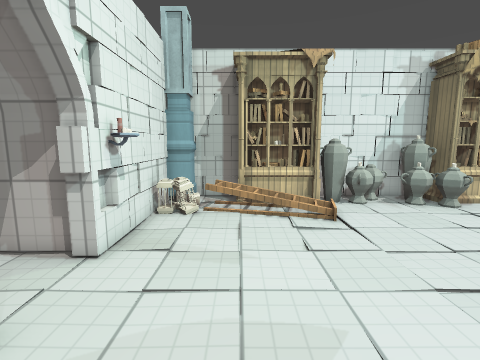
[1] (above)

17 first-person views from a walk through a Godot game level. The camera is 1.5 m above the floor, tilts 8° down and sees 85° across. The floor is counted in squares, 0.5 m on a side. Each view is taken from the middle of a square. On the plan, view 1 faces up. The plan holds only what a view shows up to about 19 squares ahead; the rest is blank. The place goes on beyond the plan. Surface patterns are stand-ins for the level's own textures.

[2]
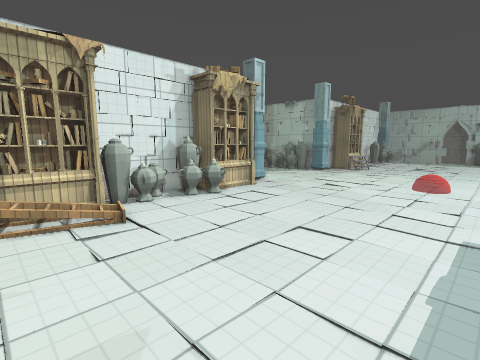

[3]
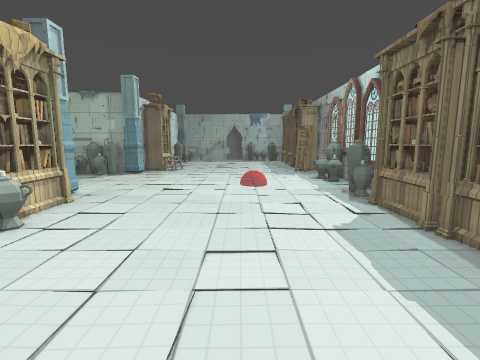

[4]
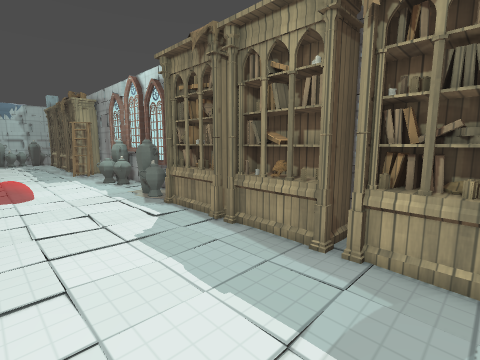

[5]
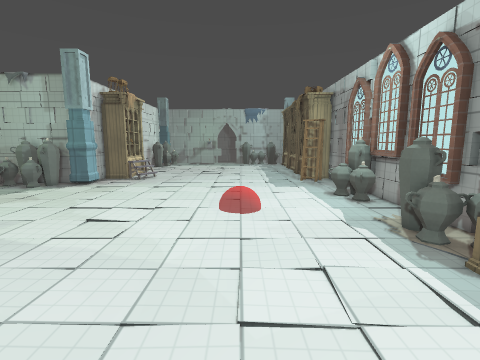

[6]
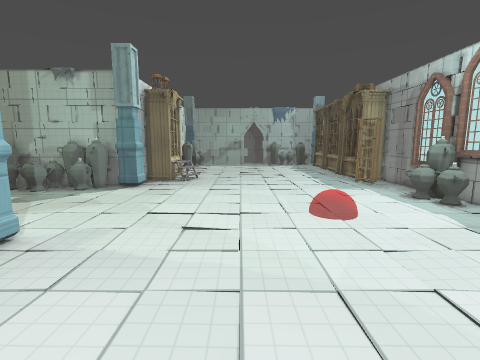

[7]
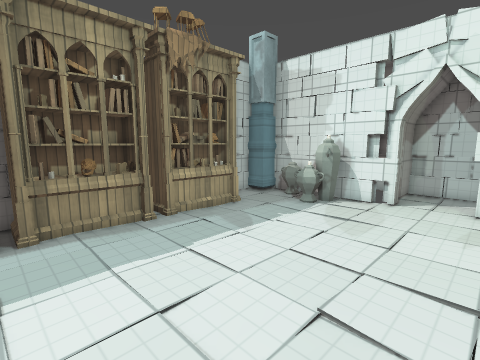

[8]
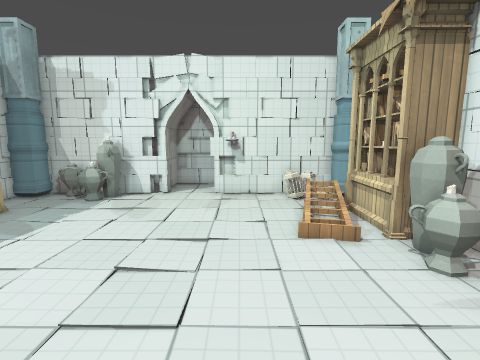

[9]
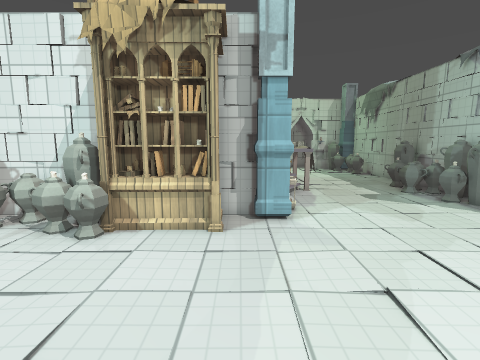

[10]
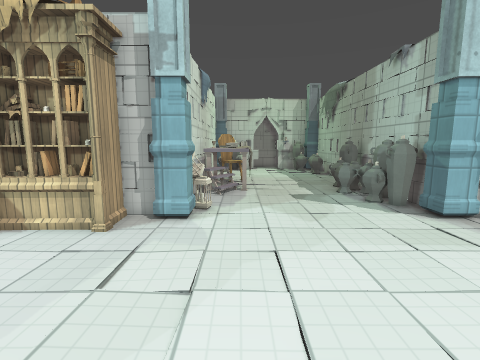

[11]
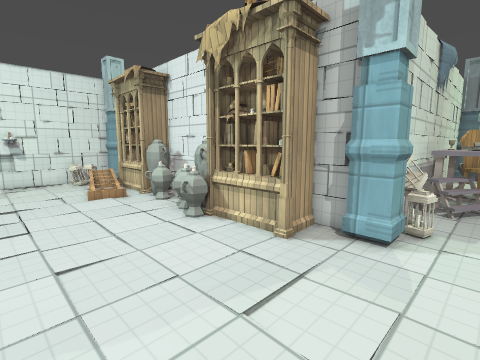

[12]
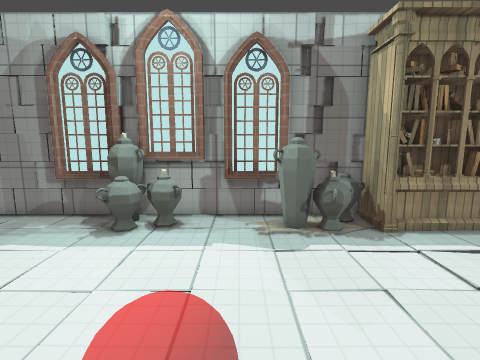

[13]
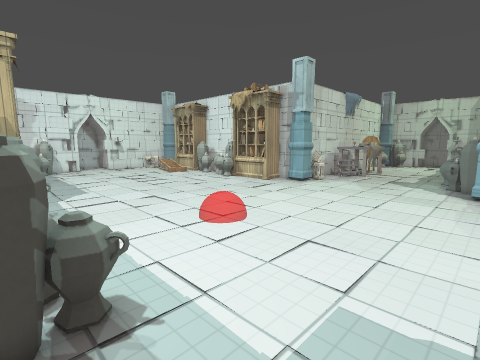

[14]
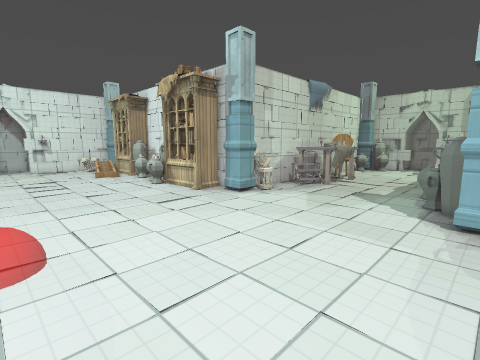

[15]
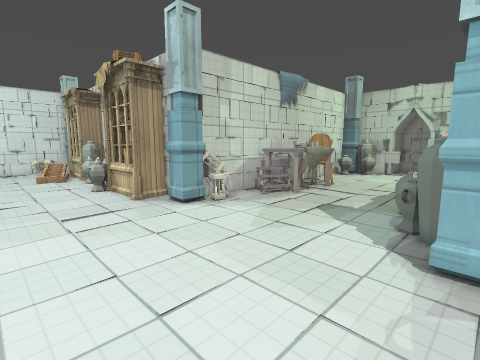

[16]
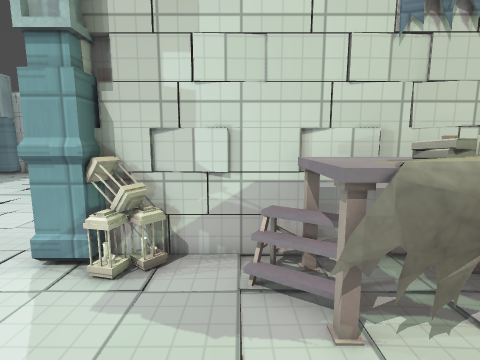

[17]
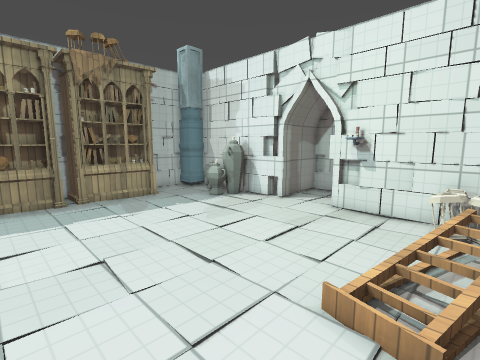

### Floor plan
Points are (right, up) in squares from view 1. A wall is a line through its corners. A room is listed if a view was taken in it or the views show most of it. See-through windows are left out.
Room 1 (views 1, 2, 3, 4, 5, 6, 7, 8, 9, 10, 11, 12, 13, 14, 15, 16, 17)
walls: (15.8, 15) (15.1, 15); (10.4, 14.7) (9.6, 14.8); (9.6, 14.7) (3.9, 14.7); (16, 16.2) (16, 15.3) (16.9, 15.3) (16.9, 14.1) (15.7, 14.1) (15.7, 14.7) (14, 14.7); (13.8, -4.7) (23.8, -4.7) (23.8, -4.4); (13.9, -4.8) (14.5, -4.9); (16.4, 18.7) (16.2, 16.7); (9.3, -4.7) (9.8, -4.7); (20.4, -4.7) (22.4, -4.9); (4.4, -4.7) (5.5, -4.7); (24, -4.7) (28.5, -4.7); (0, 14.7) (-2.5, 14.7); (19.9, 21.9) (19.6, 20.4); (28.5, 14.1) (27.1, 14.1) (27.1, 15.5); (27.7, 15.6) (27.7, 23.5); (19.8, 22.5) (19.7, 20.4); (16.3, 23.5) (16.3, 15.3); (19.6, 23) (19.8, 21.2); (-3.6, 6.5) (-4.4, 6.5); (-3.6, 7.7) (-4, 7.7) (-4, 6.8); (-2.5, 13.5) (-3.7, 13.5) (-3.7, 6.2) (-4.4, 6.2); (-4, 2.8) (-4, 2.2) (-3.6, 2.2); (-4.5, 6.8) (-6.5, 6.8); (-4.4, 3.6) (-3.7, 3.6) (-3.7, -3.5) (-2.5, -3.5) (-2.5, -4.7) (-0.4, -4.7); (-7.7, 6.4) (-7.7, 3.2); (-8, 4) (-8, 3.3) (-4.8, 3.3)
low walls: (16.4, 22.6) (16.2, 20.5)
objects: vase (-3, -2) to (-2, -1); vase (-3, 0) to (-3, 1); other object (-3, 7) to (-3, 8); lantern (-3, 11); lantern (-3, 12) to (-2, 12); vase (-2, -1) to (-1, 1); lantern (-2, 11); ladder (-1, 12); bookshelf (0, 13) to (3, 14); bookshelf (1, -4) to (4, -3); vase (4, 13) to (5, 14); bookshelf (5, -4) to (9, -3); vase (5, 12) to (6, 14); vase (7, 13) to (8, 14); vase (8, 12) to (9, 13); vase (9, 14) to (10, 14); bookshelf (10, -4) to (14, -3); vase (10, 12) to (11, 13); bookshelf (11, 13) to (14, 14); vase (14, -4) to (16, -3); vase (16, -4) to (18, -3); vase (16, -2); lantern (17, 16) to (18, 16); lantern (17, 17); ladder (17, 19); table (17, 20) to (19, 23); books (18, 22) to (18, 23); books (19, 22); vase (21, -4) to (22, -3); vase (23, -4) to (24, -3); vase (23, -3) to (24, -2); vase (25, 19) to (25, 20); vase (25, 22) to (26, 22); vase (26, 16) to (27, 17); vase (26, 17) to (26, 18); vase (26, 19) to (27, 20); vase (26, 21) to (27, 21); vase (26, 22) to (27, 23); vase (27, 18) to (27, 19)

Where each view was taken, in squares from view 1:
view 1: 0 up, 0 right, facing up
view 2: 0 up, 0 right, facing up-right
view 3: 4 up, 1 right, facing right
view 4: 4 up, 2 right, facing down-right
view 5: 3 up, 8 right, facing right
view 6: 7 up, 9 right, facing right
view 7: 7 up, 10 right, facing down-left
view 8: 8 up, 12 right, facing left
view 9: 4 up, 15 right, facing up
view 10: 4 up, 19 right, facing up
view 11: 6 up, 19 right, facing up-left
view 12: 6 up, 19 right, facing down
view 13: 4 down, 28 right, facing up-left
view 14: 3 up, 28 right, facing up-left
view 15: 7 up, 28 right, facing up-left
view 16: 19 up, 23 right, facing left
view 17: 12 up, 8 right, facing down-left
